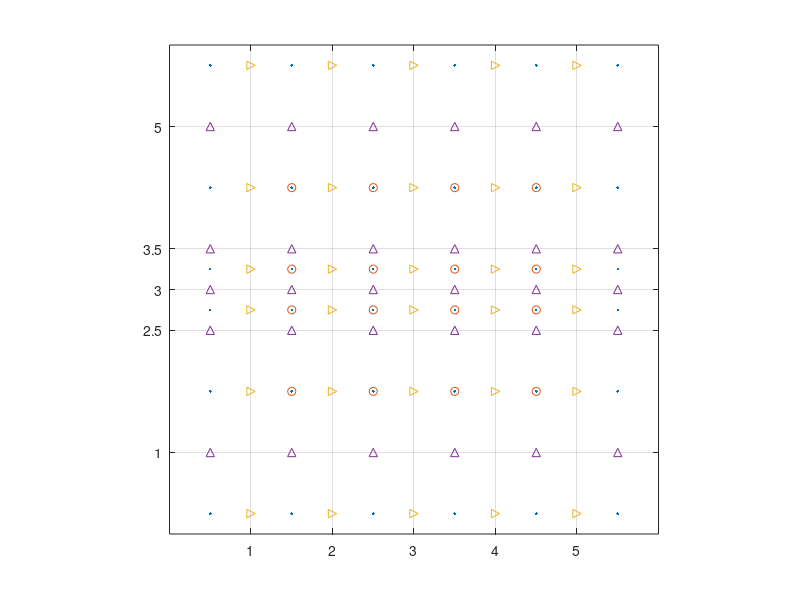

Here is the MATLAB script that generated this plot:
% The main solver code.
function main
    clc;
    % Physical quantities
    alpha = 0; % Peclet number
    beta  = 0; % Applied electric field
    vel = 0; % Particle velocity 
    
    % Grid creation
    x = [1 2 3 4 5];
    y = [1 2.5 3 3.5 5];
    [sz, Xc, Yc, Xx, Yx, Xy, Yy, Xi, Yi] = create_grids(x, y, 1);
    Ic = interior(sz + 2);
    [Ju Iu Jd Id Jl Il Jr Ir] = boundary(Ic);
    K  = [Ju Iu; Jd Id; Jl Il; Jr Ir]; % (Xc, Yc)
    
    [Jux Iux Jdx Idx Jlx Ilx Jrx Irx] = boundary(interior(sz + [1 2]));
    Kx = [Jux Iux; Jdx Idx; Jlx Ilx; Jrx Irx]; % (Xx, Yx)
    Mx = [0*Jux+1, 0*Iux-1; 0*Jdx+1, 0*Idx-1; ...
          0*Jlx+1, 0*Ilx; 0*Jrx+1 0*Irx];
    
    [Juy Iuy Jdy Idy Jly Ily Jry Iry] = boundary(interior(sz + [2 1]));
    Ky = [Juy Iuy; Jdy Idy; Jly Ily; Jry Iry]; % (Xy, Yy)
    My = [0*Juy+1, 0*Iuy; 0*Jdy+1, 0*Idy; ...
          0*[Jly, Ily; Jry, Iry]+0.5];
    
    % Guess initial values for all variables
    Phi = zeros(sz) + randn(sz)/100;
    C = rand(sz);
    Vx = randn(sz - [1 0]);
    Vy = randn(sz - [0 1]);
    P = randn(sz);
    
    % Iterations
    iters = [1 2 4];
    L = laplacian(Ic, Xc, Yc);
    [Gx_p, L_vx0, Gx_vx0] = stokes1(1, Xx, Yx, Xi, Yi);
    [Gy_p, L_vy0, Gy_vy0] = stokes1(2, Xy, Yy, Xi, Yi);
    

    for iter = 1:1000
        %%% Stokes equation (for Vx, Vy, P)
        if iters(1)
            Fx = shave(Xx, 1, 1) * 0;
            Fy = shave(Yy, 1, 1) * 0;
            div = zeros(sz);

            ux = [[0*Jux; 0*Jdx]; [0*Jlx; 0*Jrx]+0.2];
            [L_vx,  Fx] = subst(-L_vx0, Fx, Kx, Mx, ux);
            [Gx_vx, div] = subst(Gx_vx0, div, Kx, Mx, ux);

            uy = [0*Juy; 0*Jdy; 0*Jly; 0*Jry]+0.1;
            [L_vy,  Fy] = subst(-L_vy0, Fy, Ky, My, uy);
            [Gy_vy, div] = subst(Gy_vy0, div, Ky, My, uy);

            A = [L_vx, sparse(size(L_vx, 1), size(L_vy, 2)), Gx_p; ...
                 sparse(size(L_vy, 1), size(L_vx, 2)), L_vy, Gy_p; ...
                 Gx_vx, Gy_vy, sparse(prod(sz), prod(sz))];
            f = [Fx; Fy; div];

            [Mr, Mb] = stokes_vanka_redblack(sz, A);
            x = [Vx(:); Vy(:); P(:)];
            for k = 1:iters(1)
                r = f - A*x;    x = x + Mr*r; 
                r = f - A*x;    x = x + Mb*r;
            end
            Vx = reshape(x(1:numel(Fx)), sz - [1 0]);
            Vy = reshape(x((1:numel(Fy)) + numel(Fx)), sz - [0 1]);
            P = reshape(x((1 + numel(Fx) + numel(Fy)):end), sz);
            P = P - mean(P(:)); % re-normalize P
        end
        %%% Diffusion-advection (for C)        
        if iters(2)
            Cl = exp(-Phi(1, :));
            Cr = 0*Cl + 1;
            % Up/Down: symmetry - Neumann. Left: Dirichlet. Right: Dirichlet.
            M = [0*Ju+1 0*Iu-1; 0*Jd+1 0*Id-1; 0*Jl+1 0*Il; 0*Jr+1 0*Ir];
            u = [0*[Ju; Jd]; Cl(:); Cr(:)];

            VxR = zeros(1, size(Vx, 2)) + 0.2;
            VxL = zeros(1, size(Vx, 2)) + 0.2;
            VyU = zeros(size(Vy, 1), 1) + 0.1;
            VyD = zeros(size(Vy, 1), 1) + 0.1;

            A = advection(Ic, Xc, Yc, [VxL; Vx; VxR], [VyD, Vy, VyU], 'central');        
            [A, f] = subst(L - A, zeros(sz), K, M, u);
            C = iterate(C, A, f, iters(2));
            C0 = [Cl; C; Cr]; % Expand C with ghost points
        end        
        %%% Laplace equation (for Phi)
        if iters(3)
            A = laplacian(Ic, Xc, Yc, [C0(:, 1), C0, C0(:, end)]);
            % Up/Down: symmetry - Neumann. Left: Dirichlet. Right: Neumann.
            M = [0*Ju+1 0*Iu-1; 0*Jd+1 0*Id-1; 0*Jl+1 0*Il; 0*Jr+1 0*Ir-1];
            u = [0*[Ju; Jd]; -log(col(C(1, :))); 0*Jr];
            [A, f] = subst(A, zeros(sz), K, M, u);
            Phi = iterate(Phi, A, f, iters(3));
        end
    end
    
    % Results
    Phi, C, Vx, Vy, P

    save results
end

function A = shave(A, rows, cols)
    A = A(1+rows : end-rows, 1+cols : end-cols);
end

function x = iterate(x, A, f, N)
    sz = size(x);
    x = x(:);
    for i = 1:N
        r = f - A * x;
        x = x + dinv(A) * r;
    end
    x = reshape(x, sz);
end

function [M1, M2] = stokes_vanka_redblack(sz, A)
    K = 1:prod(sz);
    K = K(:);
    [I, J] = ind2sub(sz, K);
    
    % Same indices for variables and equations.
    % CR: make this offset hack better.
    V = [[index(sz - [1 0], I-1, J), index(sz - [1 0], I, J)], ...
         [index(sz - [0 1], I, J-1), index(sz - [0 1], I, J)] + prod(sz - [1 0]), ...
         K + prod(sz - [1 0]) + prod(sz - [0 1])];
    
    K = logical(mod(I - J, 2)); 
    V1 = arr2cell(V( K, :)); % odd
    V2 = arr2cell(V(~K, :)); % even
    
    M1 = vanka(A, V1, V1);
    M2 = vanka(A, V2, V2);

    function C = arr2cell(A)
        C = cell(size(A, 1), 1);
        for k = 1:numel(C)
            a = A(k, :);
            a = a(~isnan(a));
            C{k} = a(:);
        end
    end

    function K = index(sz, I, J)
        Q = (1 <= I) & (I <= sz(1)) & (1 <= J) & (J <= sz(2));
        K = nan(size(Q));
        K(Q) = sub2ind(sz, I(Q), J(Q));
    end

end

% Vanka-type smoother construction.
function [M] = vanka(A, V, E)

    % V is a cell array, whose k-th entry contains k-th subdomain indices
    nonzeros = 0;
    for k = 1:numel(V)
        nonzeros = nonzeros + numel(V{k}).^2;
    end
    % Preallocate memory for non-zeroes
    inverses = zeros(nonzeros, 1);
    indices = zeros(size(inverses));

    sz = size(A); % Pre-compute A size
    offset = 0;
    for k = 1:numel(V)
         % Process current index set:
        J = col(V{k});
        I = col(E{k});
        N = numel(J); 
        % Invert current submatrix
        inverses( offset + (1:N^2) ) = inv( A(I, J) );
        % Save its indices at A
        indices( offset + (1:N^2) ) = index_ndgrid(sz, J, I);
        offset = offset + N^2;
    end
    % Construct sparse matrix M for pre-conditioning
    M = mksparse(sz, indices, inverses);

    % r = f - Ax
    % x' = x + M r 
    % x' = (I - MA)x + Mf
    % x' = Tx + d
end

function K = index_ndgrid(sz, I, J)
    [I, J] = ndgrid(I, J);
    K = sub2ind(sz, I, J);
end
function S = mksparse(sz, indices, values)
    [I, J] = ind2sub(sz, indices);
    S = sparse(I, J, values, sz(1), sz(2));
end

% Construct Stokes equation for specified dimension.
function [Gp, Lv, Gv] = stokes1(dim, Xs, Ys, X, Y)
    sz = size(0*Xs + 0*Ys);
    I = interior(sz);
    Lv = laplacian(I, Xs, Ys);
    % full(Lv)
    dir = (1:numel(sz)) == dim;
    K = I | shift(I, -dir); % add first row/column
    Gv = gradient(K, Xs, Ys, dir);
    % full(Gv)
    I = true(size(0*X+0*Y));
    K = I & shift(I, -dir); % remove last row/column
    Gp = gradient(K, X, Y, dir);
    % full(Gp)
end

% Sparse gradient operator.
function G = gradient(K, X, Y, dir)
    sz = size(K);
    [I, J] = ind2sub(sz, find(K));
    K1 = sub2ind(sz, I, J);
    K2 = sub2ind(sz, I + dir(1), J + dir(2));
    K0 = sub2ind(sz - dir, I, J);
    switch find(dir)
        case 1, D = X(K2) - X(K1);
        case 2, D = Y(K2) - Y(K1);
    end
    G = sparse([1:numel(K0), 1:numel(K0)], [K1 K2], 1./[-D D], ...
        numel(K0), prod(sz));
end

function [Ju Iu Jd Id Jl Il Jr Ir] = boundary(I)
    Jl = find(  shift(I, [-1, 0]) & ~I ); 
    Il = find( ~shift(I, [+1, 0]) &  I ); 
    Jr = find(  shift(I, [+1, 0]) & ~I ); 
    Ir = find( ~shift(I, [-1, 0]) &  I ); 
    Jd = find(  shift(I, [0, -1]) & ~I ); 
    Id = find( ~shift(I, [0, +1]) &  I ); 
    Ju = find(  shift(I, [0, +1]) & ~I ); 
    Iu = find( ~shift(I, [0, -1]) &  I ); 
end

function I = shift(I, Q)

    sz = size(I);
    Qp = max(Q, 0); % positive shifts
    Qn = min(Q, 0); % negative shifts

    I = [zeroes(Q(1), size(I, 2)); ...
         I(1-Qn(1):end-Qp(1), :); ...
         zeroes(-Q(1), size(I, 2))];

    I = [zeroes(size(I, 1), Q(2)), ...
         I(:, 1-Qn(2):end-Qp(2)), ...
         zeroes(size(I, 1), -Q(2))];

    function Z = zeroes(n, m)
        Z = false(min(max([n m], 0), sz));
    end

end

% Substitude Mx(K)=u into Ax=f, removing eliminated variables.
% The first coordinate for each M's row is eliminated.
% In addition, all zero columns are eliminated from A.
function [A, f] = subst(A, f, K, M, u)

    P = K(:, 1); % P is to-be-eliminated variable vector
    K(:, 1) = []; % K now contains dependent variables
    S = diag(1 ./ M(:, 1)); % Rescaling according to first coordinate

    u = S * u(:);
    f = f(:) - A(:, P) * u;

    n = size(A, 2); % n = # of variables.
    
    M = S * M(:, 2:end);
    T = sparse(repmat(P, 1, size(K, 2)), K, M, n, n);
    A = A - A * T;
    A(:, P) = [];

    A(:, ~any(A, 1)) = [];
end

function I = interior(sz)
    % Array of true values
    I = true(sz);
    % Exclude boundary points' indices (special handling of 1D)
    I([1 sz(1)], :) = false;
    I(:, [1 sz(2)]) = false; 
end

% Laplacian discretization using sparse matrix
function A = laplacian(interior, X, Y, C)    
    sz = size(interior);
    N = prod(sz);
    if nargin < 4
        C = ones(sz); % Assume uniform C
    end

    ind = @(I, J) sub2ind(sz, I, J);
    K = find(interior); % Fill only interior points
    K = K(:);
    [I, J] = ind2sub(sz, K);
    Dp = repmat([1 0 -1], [numel(K) 1]); 
    % NOTE: The stencil is constructed as: [forward, middle, backward] coefficients.
    Ip = repmat(I, [1 3]);
    Jp = repmat(J, [1 3]);

    % Build 2D sparse matrix L = "Dxx/Mxx" + "Dyy/Myy":

    % for X
    Kr = ind(I+1, J); % Left
    Kl = ind(I-1, J); % Right
    Dxx = ... % Laplacian stencil in X direction
     col(( C(Kr) + C(K) ) ./ (( X(Kr) - X(K) ))) * [1 -1 0] -  ...
     col(( C(K) + C(Kl) ) ./ (( X(K) - X(Kl) ))) * [0 1 -1];
    P = ind(Ip + Dp, Jp); % column indices
    Dxx = sparse(repmat((1:numel(K))', [1 3]), P, Dxx, numel(K), N);
    % The denumerator is separated, for A to be symmetric
    % (since the original operator is self-adjoint).
    Mxx = sparse(1:numel(K), 1:numel(K), (X(Kr) - X(Kl)), numel(K), numel(K));
    % Laplacian for X direction is (pinv(Mxx) * Dxx)

    % for Y
    Ku = ind(I, J+1); % Up
    Kd = ind(I, J-1); % Down
    Dyy = ... % Laplacian stencil in Y direction
     col(( C(Ku) + C(K) ) ./ (( Y(Ku) - Y(K) ))) * [1 -1 0] -  ...
     col(( C(K) + C(Kd) ) ./ (( Y(K) - Y(Kd) ))) * [0 1 -1];
    P = ind(Ip, Jp + Dp); % column indices
    Dyy = sparse(repmat((1:numel(K))', [1 3]), P, Dyy, numel(K), N);
    % The denumerator is separated, for A to be symmetric
    % (since the original operator is self-adjoint).
    Myy = sparse(1:numel(K), 1:numel(K), (Y(Ku) - Y(Kd)), numel(K), numel(K));
    % Laplacian for Y direction is (pinv(Myy) * Dyy)

    % % The actual Laplacian matrix is:
    % A = dinv(Mxx) * Dxx + dinv(Myy) * Dyy;

    % Pre-multiply it by (Mxx * Myy) for symmetry of A.
    M = Mxx * Myy;
    L = Myy * Dxx + Mxx * Dyy;
    A = dinv(M) * L;
end

% Diffusion advection discretization using sparse matrix
function A = advection(interior, X, Y, Vx, Vy, method)    
    sz = size(interior);
    N = numel(interior);

    ind = @(I, J) sub2ind(sz, I, J);
    K = find(interior); % Fill only interior points
    K = K(:);
    [I, J] = ind2sub(sz, K);
    Dp = repmat([1 0 -1], [numel(K) 1]); 
    % NOTE: The stencil is constructed as: [forward, middle, backward] coefficients.
    Ip = repmat(I, [1 3]);
    Jp = repmat(J, [1 3]);
    Kp = repmat(K, [1 3]); % interior variables' indices, for 1D stencil

    switch method
        case 'upwind'
            Dx = sparse(N, N);
            if sz(1) > 1 % for X
                Kr = ind(I+1, J); % Left
                Kl = ind(I-1, J); % Right
                P = ind(Ip + Dp, Jp); % column indices
                Dx_r = sparse(K, K, 1./(X(Kr) - X(K)), N, N) * ...
                       sparse(Kp, P, ones(size(K)) * [1 -1 0], N, N);
                Dx_l = sparse(K, K, 1./(X(K) - X(Kl)), N, N) * ...
                       sparse(Kp, P, ones(size(K)) * [0 1 -1], N, N);
                % Find upstream direction
                Sx = sign(convn(Vx, [1; 1]/2, 'valid'));
                Dx = sparse(K, K, (Sx > 0) .* Vx(1:end-1, :), N, N) * Dx_l + ...
                     sparse(K, K, (Sx < 0) .* Vx(2:end,   :), N, N) * Dx_r;
            end
            Dy = sparse(N, N);
            if sz(2) > 1 % for Y
                Ku = ind(I, J+1); % Up
                Kd = ind(I, J-1); % Down
                P = ind(Ip, Jp + Dp); % column indices
                Dy_u = sparse(K, K, 1./(Y(Ku) - Y(K)), N, N) * ...
                     sparse(Kp, P, ones(size(K)) * [1 -1 0], N, N);
                Dy_d = sparse(K, K, 1./(Y(K) - Y(Kd)), N, N) * ...
                     sparse(Kp, P, ones(size(K)) * [0 1 -1], N, N);
                % Find upstream direction
                Sy = sign(convn(Vy, [1, 1]/2, 'valid'));
                Dy = sparse(K, K, (Sy > 0) .* Vy(:, 1:end-1), N, N) * Dy_d + ...
                     sparse(K, K, (Sy < 0) .* Vy(:, 2:end  ), N, N) * Dy_u;
            end

        case 'central'
            Dx = sparse(N, N);
            if sz(1) > 1 % for X
                Kr = ind(I+1, J); % Left
                Kl = ind(I-1, J); % Right
                P = ind(Ip + Dp, Jp); % column indices
                Vx = convn(Vx, [1; 1]/2, 'valid');
                Dx = sparse(K, K, Vx(:)./(X(Kr) - X(Kl)), N, N) * ...
                     sparse(Kp, P, ones(size(K)) * [1 0 -1], N, N);
            end
            Dy = sparse(N, N);
            if sz(2) > 1 % for Y
                Ku = ind(I, J+1); % Up
                Kd = ind(I, J-1); % Down
                P = ind(Ip, Jp + Dp); % column indices
                Vy = convn(Vy, [1, 1]/2, 'valid');
                Dy = sparse(K, K, Vy(:)./(Y(Ku) - Y(Kd)), N, N) * ...
                     sparse(Kp, P, ones(size(K)) * [1 0 -1], N, N);
            end

        otherwise
            error('Unsupported %s!', method)
    end

    A = Dx + Dy;
    A = A(interior, :);
end

function [sz, Xc, Yc, Xx, Yx, Xy, Yy, Xi, Yi] = create_grids(x, y, verbose)
    x = x(:); y = y(:); sz = [numel(x) numel(y)] - 1;
    % extended grid (for ghost points)
    xg = [2*x(1) - x(2); x; 2*x(end) - x(end-1)];
    yg = [2*y(1) - y(2); y; 2*y(end) - y(end-1)];
    % cell-centered coordinates
    xc = average(xg, [1; 1]/2);
    yc = average(yg, [1; 1]/2);
    % NDGRID convention
    [Xc, Yc] = ndgrid(xc, yc);
    [Xx, Yx] = ndgrid(xg(2:end-1), yc);
    [Xy, Yy] = ndgrid(xc, yg(2:end-1));
    [Xi, Yi] = ndgrid(xc(2:end-1), yc(2:end-1));

    if nargin > 2 && verbose        
        plot(Xc(:), Yc(:), '.', Xi(:), Yi(:), 'o', ...
             Xx(:), Yx(:), '>', Xy(:), Yy(:), '^');
        set(gca, 'XTick', x, 'YTick', y, 'XGrid', 'on', 'YGrid', 'on');
        axis square; 
    end
end

function A = average(A, h)
    A = convn(A, h, 'valid');
end

% R = pseudo-inverse of diag(A).
function R = dinv(A)
    d = full(diag(A));
    I = find(d);
    d(I) = 1 ./ d(I);
    N = numel(d);
    R = sparse(1:N, 1:N, d);
end

% Converts x to a column vector = x(:)
function x = col(x)
    x = x(:);
end
